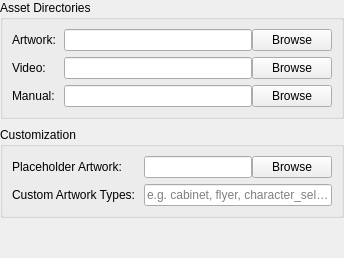
<?xml version="1.0" encoding="UTF-8"?>
<ui version="4.0">
 <class>ArtworkTabPanel</class>
 <widget class="QWidget" name="ArtworkTabPanel">
  <layout class="QVBoxLayout" name="rootLayout">
   <property name="leftMargin"><number>0</number></property>
   <property name="topMargin"><number>0</number></property>
   <property name="rightMargin"><number>0</number></property>
   <property name="bottomMargin"><number>0</number></property>
   <property name="spacing"><number>8</number></property>
   <item>
    <widget class="QGroupBox" name="artworkDirsGroupBox">
     <property name="title"><string>Asset Directories</string></property>
     <layout class="QFormLayout" name="artworkDirsFormLayout">
      <property name="horizontalSpacing"><number>8</number></property>
      <property name="verticalSpacing"><number>6</number></property>
      <property name="fieldGrowthPolicy"><enum>QFormLayout::FieldGrowthPolicy::ExpandingFieldsGrow</enum></property>
      <item row="0" column="0"><widget class="QLabel" name="label_artworkDir"><property name="text"><string>Artwork:</string></property></widget></item>
      <item row="0" column="1">
       <layout class="QHBoxLayout" name="artworkDirLayout">
        <item><widget class="QLineEdit" name="artworkDirLineEdit"/></item>
        <item><widget class="QPushButton" name="browseArtworkDirButton"><property name="text"><string>Browse</string></property></widget></item>
       </layout>
      </item>
      <item row="1" column="0"><widget class="QLabel" name="label_videoDir"><property name="text"><string>Video:</string></property></widget></item>
      <item row="1" column="1">
       <layout class="QHBoxLayout" name="videoDirLayout">
        <item><widget class="QLineEdit" name="videoDirLineEdit"><property name="toolTip"><string>Directory containing per-item preview videos. Files are matched by base name (e.g. SuperMario.mp4 for SuperMario.smc).</string></property></widget></item>
        <item><widget class="QPushButton" name="browseVideoDirButton"><property name="text"><string>Browse</string></property></widget></item>
       </layout>
      </item>
      <item row="2" column="0"><widget class="QLabel" name="label_manualDir"><property name="text"><string>Manual:</string></property></widget></item>
      <item row="2" column="1">
       <layout class="QHBoxLayout" name="manualDirLayout">
        <item><widget class="QLineEdit" name="manualDirLineEdit"><property name="toolTip"><string>Directory containing per-item manual files (PDF, EPUB, TXT, etc.). Files are matched by base name (e.g. SuperMario.pdf for SuperMario.smc). Per-item overrides can be set via the right-click menu.</string></property></widget></item>
        <item><widget class="QPushButton" name="browseManualDirButton"><property name="text"><string>Browse</string></property></widget></item>
       </layout>
      </item>
     </layout>
    </widget>
   </item>
   <item>
    <widget class="QGroupBox" name="artworkCustomGroupBox">
     <property name="title"><string>Customization</string></property>
     <layout class="QFormLayout" name="artworkCustomFormLayout">
      <property name="horizontalSpacing"><number>8</number></property>
      <property name="verticalSpacing"><number>6</number></property>
      <property name="fieldGrowthPolicy"><enum>QFormLayout::FieldGrowthPolicy::ExpandingFieldsGrow</enum></property>
      <item row="0" column="0"><widget class="QLabel" name="label_placeholderArtwork"><property name="text"><string>Placeholder Artwork:</string></property></widget></item>
      <item row="0" column="1">
       <layout class="QHBoxLayout" name="placeholderArtworkLayout">
        <item><widget class="QLineEdit" name="placeholderArtworkLineEdit"><property name="toolTip"><string>Image shown for collection items when no matching artwork is found</string></property></widget></item>
        <item><widget class="QPushButton" name="browsePlaceholderArtworkButton"><property name="text"><string>Browse</string></property></widget></item>
       </layout>
      </item>
      <item row="1" column="0"><widget class="QLabel" name="label_customArtworkTypes"><property name="text"><string>Custom Artwork Types:</string></property></widget></item>
      <item row="1" column="1"><widget class="QLineEdit" name="customArtworkTypesLineEdit"><property name="toolTip"><string>Comma-separated list of user-defined artwork type ids beyond the standard set (box, screenshot, title, marquee, fanart, logo). Custom types only resolve via per-item manual links from the sidebar — they are NOT auto-discovered from artwork subdirectories.</string></property><property name="placeholderText"><string>e.g. cabinet, flyer, character_select</string></property></widget></item>
     </layout>
    </widget>
   </item>
   <item>
    <spacer name="artworkVerticalSpacer">
     <property name="orientation"><enum>Qt::Orientation::Vertical</enum></property>
     <property name="sizeHint" stdset="0"><size><width>20</width><height>40</height></size></property>
    </spacer>
   </item>
  </layout>
 </widget>
 <resources/>
 <connections/>
</ui>
